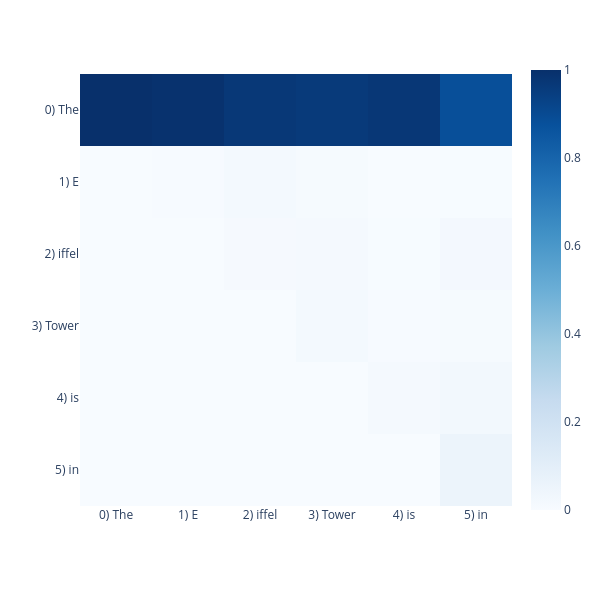

Notebook source saved alongside this figure:
### Markdown cell above
The main column we want to focus on is above the "in" token. Indeed, attention head #10 attends to nearly **all of "Eiffel"** above the "in" token! We can quickly confirm that this isn't the case for other attention heads by visualizing their attention patterns. For instance, let's look at attention head #11 instead of #10 at the same layer (26).

### Code cell
# visualizing a different attention head!
import plotly.express as px

tokens =[t.replace('Ġ', '') for t in model.tokenizer.tokenize(prompt)]

fig = px.imshow(
    # look at attention head #3
    attn_weights[0, 11].detach().cpu().float().T,
    x=[f"{i}) {l}" for i, l in enumerate(tokens)],
    y=[f"{i}) {l}" for i, l in enumerate(tokens)],
    width=600,
    height=600,
    color_continuous_scale="Blues"
)

fig.show()

### Figure 1 — Plotly figure (JSON) as saved in the notebook; plotly's stock layout.template omitted (floating-point values rounded to 4 significant figures)
{"data": [{"coloraxis": "coloraxis", "hovertemplate": "x: %{x}<br>y: %{y}<br>color: %{z}<extra></extra>", "name": "0", "type": "heatmap", "x": ["0) The", "1) E", "2) iffel", "3) Tower", "4) is", "5) in"], "xaxis": "x", "y": ["0) The", "1) E", "2) iffel", "3) Tower", "4) is", "5) in"], "yaxis": "y", "z": [[1.0, 0.9922, 0.9688, 0.9609, 0.9727, 0.8828], [0.0, 0.006622, 0.01917, 0.008118, 0.0007133, 0.003845], [0.0, 0.0, 0.01202, 0.01318, 0.003784, 0.02161], [0.0, 0.0, 0.0, 0.01929, 0.006866, 0.009888], [0.0, 0.0, 0.0, 0.0, 0.01721, 0.02734], [0.0, 0.0, 0.0, 0.0, 0.0, 0.05493]]}], "layout": {"coloraxis": {"colorscale": [[0.0, "rgb(247,251,255)"], [0.125, "rgb(222,235,247)"], [0.25, "rgb(198,219,239)"], [0.375, "rgb(158,202,225)"], [0.5, "rgb(107,174,214)"], [0.625, "rgb(66,146,198)"], [0.75, "rgb(33,113,181)"], [0.875, "rgb(8,81,156)"], [1.0, "rgb(8,48,107)"]]}, "height": 600, "margin": {"t": 60}, "width": 600, "xaxis": {"anchor": "y", "constrain": "domain", "domain": [0.0, 1.0], "scaleanchor": "y"}, "yaxis": {"anchor": "x", "autorange": "reversed", "constrain": "domain", "domain": [0.0, 1.0]}}}
